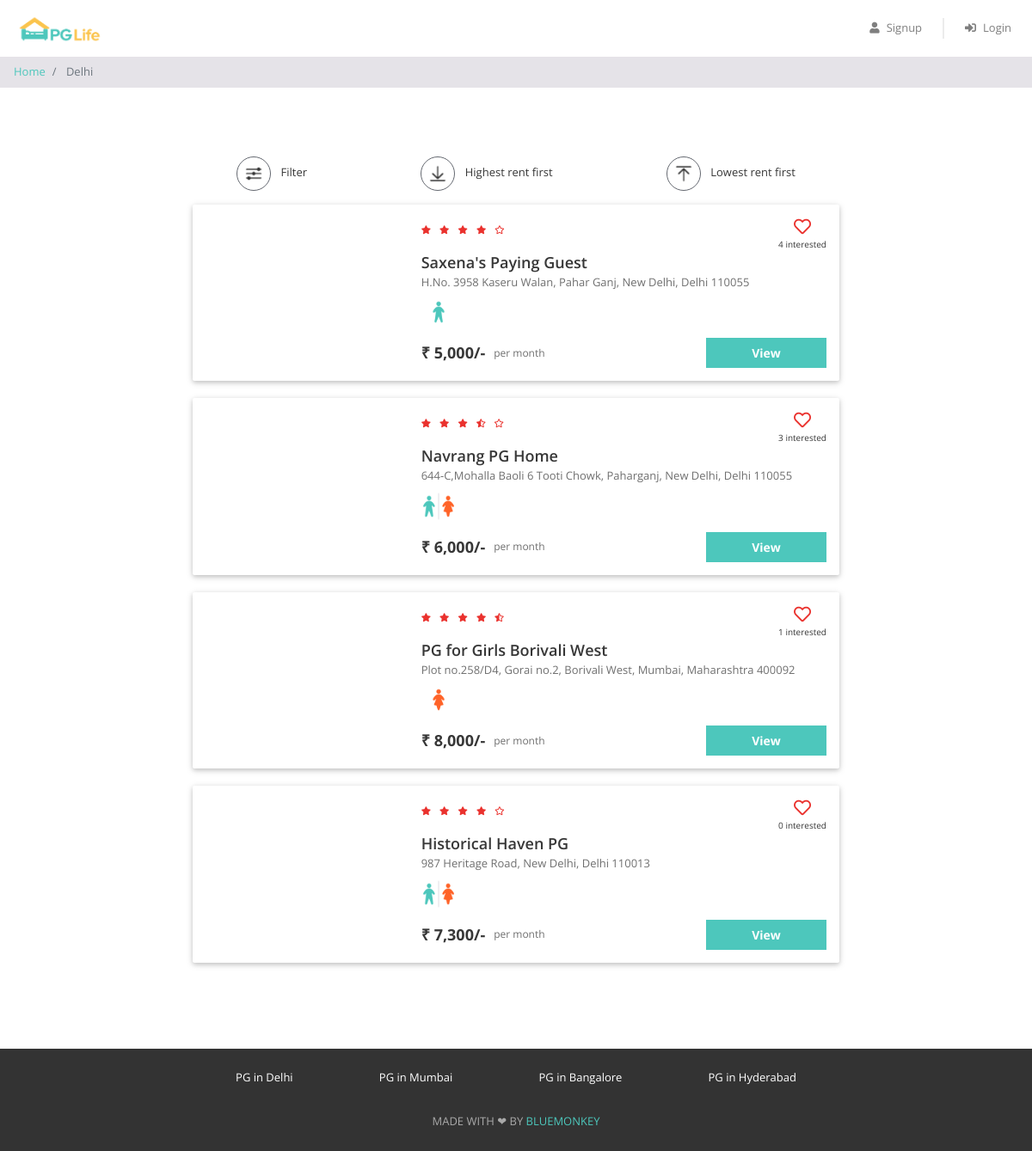
The app's page /property_list.php?city=Delhi with its own data.
### tables this page shows
CREATE TABLE `properties` (
  `id` int(11) NOT NULL,
  `city_id` int(11) NOT NULL,
  `name` varchar(100) NOT NULL,
  `address` varchar(255) NOT NULL,
  `description` longtext NOT NULL,
  `gender` enum('male','female','unisex') NOT NULL,
  `rent` int(11) NOT NULL,
  `rating_clean` float(2,1) NOT NULL,
  `rating_food` float(2,1) NOT NULL,
  `rating_safety` float(2,1) NOT NULL
);

### property_list.php (the view, shortened to what this page needs)
<?php
require "includes/database_connect.php";
$city_name = $_GET["city"];
$sql_1 = "SELECT * FROM cities WHERE name = '$city_name'";
$result_1 = mysqli_query($conn, $sql_1);
$city = mysqli_fetch_assoc($result_1);
$city_id = $city['id'];
$sql_2 = "SELECT * FROM properties WHERE city_id = $city_id";
$result_2 = mysqli_query($conn, $sql_2);
$properties = mysqli_fetch_all($result_2, MYSQLI_ASSOC);
$sql_3 = "SELECT *
            FROM interested_users_properties iup
            INNER JOIN properties p ON iup.property_id = p.id
            WHERE p.city_id = $city_id";
$result_3 = mysqli_query($conn, $sql_3);
$interested_users_properties = mysqli_fetch_all($result_3, MYSQLI_ASSOC);
?>
<!DOCTYPE html>
<html lang="en">
<head>
    <?php
    include "includes/head_links.php";
    ?>
    <link href="css/property_list.css" rel="stylesheet" />
</head>
<body>
    <?php
    include "includes/header.php";
    ?>
    <nav aria-label="breadcrumb">
        <ol class="breadcrumb py-2">
            <li class="breadcrumb-item">
                <a href="index.php">Home</a>
            </li>
            <li class="breadcrumb-item active" aria-current="page">
                <?php echo $city_name; ?>
            </li>
        </ol>
    </nav>
    <div class="page-container">
        <div class="filter-bar row justify-content-around">
            <div class="col-auto" data-toggle="modal" data-target="#filter-modal">
                <img src="img/filter.png" alt="filter" />
                <span>Filter</span>
            </div>
            <div class="col-auto">
                <img src="img/desc.png" alt="sort-desc" />
                <span>Highest rent first</span>
            </div>
            <div class="col-auto">
                <img src="img/asc.png" alt="sort-asc" />
                <span>Lowest rent first</span>
            </div>
        </div>
        <?php
        foreach ($properties as $property) {
        ?>
            <div class="property-card property-id-<?= $property['id'] ?> row">
                <div class="image-container col-md-4">
                </div>
                <div class="content-container col-md-8">
                    <div class="row no-gutters justify-content-between">
                        <?php
                        $total_rating = ($property['rating_clean'] + $property['rating_food'] + $property['rating_safety']) / 3;
                        $total_rating = round($total_rating, 1);
                        ?>
                        <div class="star-container" title="<?= $total_rating ?>">
                            <?php
                            $rating = $total_rating;
                            for ($i = 0; $i < 5; $i++) {
                                if ($rating >= $i + 0.8) {
                            ?>
                                    <i class="fas fa-star"></i>
                                <?php
                                } elseif ($rating >= $i + 0.3) {
                                ?>
                                    <i class="fas fa-star-half-alt"></i>
                                <?php
                                } else {
                                ?>
                                    <i class="far fa-star"></i>
                            <?php
                                }
                            }
                            ?>
                        </div>
                        <div class="interested-container">
                            <?php
                            $interested_users_count = 0;
                            $is_interested = false;
                            foreach ($interested_users_properties as $interested_user_property) {
                                if ($interested_user_property['property_id'] == $property['id']) {
                                    $interested_users_count++;
                                }
                            }
                            if ($is_interested) {
                            ?>
                                <i class="is-interested-image fas fa-heart" property_id="<?= $property['id'] ?>"></i>
                            <?php
                            } else {
                            ?>
                                <i class="is-interested-image far fa-heart" property_id="<?= $property['id'] ?>"></i>
                            <?php
                            }
                            ?>
                            <div class="interested-text">
                                <span class="interested-user-count"><?= $interested_users_count ?></span> interested
                            </div>
                        </div>
                    </div>
                    <div class="detail-container">
                        <div class="property-name"><?= $property['name'] ?></div>
                        <div class="property-address"><?= $property['address'] ?></div>
                        <div class="property-gender">
                            <?php
                            if ($property['gender'] == "male") {
                            ?>
                                <img src="img/male.png" />
                            <?php
                            } elseif ($property['gender'] == "female") {
                            ?>
                                <img src="img/female.png" />
                            <?php
                            } else {
                            ?>
                                <img src="img/unisex.png" />
                            <?php
                            }
                            ?>
                        </div>
                    </div>
                    <div class="row no-gutters">
                        <div class="rent-container col-6">
                            <div class="rent">₹ <?= number_format($property['rent']) ?>/-</div>
                            <div class="rent-unit">per month</div>
                        </div>
                        <div class="button-container col-6">
                            <a href="property_detail.php?property_id=<?= $property['id'] ?>" class="btn btn-primary">View</a>
                        </div>
                    </div>
                </div>
            </div>
        <?php
        }
        ?>
    </div>
    <?php
    include "includes/footer.php";
    ?>
</body>
</html>

### css/common.css (style rules this page uses)
* { box-sizing: border-box; font-family: 'Open Sans', sans-serif; }
body { color: #373737; font-size: 16px; position: relative; }
.btn-primary, .btn-warning, .btn-danger { color: white; font-weight: bold; }
.breadcrumb { background-color: #e5e3e8; font-size: 13px; border-radius: 0px; margin-bottom: 0px; }
.page-container { max-width: 800px; padding: 80px 24px; margin: auto; }

### css/property_list.css (style rules this page uses)
.filter-bar > div { cursor: pointer; font-size: 13px; text-align: center; margin-bottom: 16px; }
.filter-bar img { width: 40px; height: 40px; border-radius: 40px; border: 1px solid #646870; padding: 6px; margin-right: 8px; }
.property-card { background-color: #ffffff; border-radius: 2px; padding: 15px 0px; margin: 0px auto 20px; box-shadow: 0 2px 5px 0 rgba(0, 0, 0, 0.16), 0 2px 10px 0 rgba(0, 0, 0, 0.12); }
.image-container { text-align: center; }
.star-container i { color: #EA322E; font-size: 10px; margin-right: 6px; }
.interested-container { text-align: center; }
.interested-container i { color: #EA322E; font-size: 20px; cursor: pointer; }
.interested-text { font-size: 10px; }
.detail-container { padding-bottom: 10px; }
.property-name { font-size: 18px; font-weight: 600; }
.property-address { color: #6f6f6f; font-size: 13px; padding-bottom: 5px; }
.property-gender img { width: 40px; }
.rent-container { display: flex; align-items: center; }
.rent { font-size: 18px; font-weight: bold; padding-right: 10px; }
.rent-unit { color: #6f6f6f; font-size: 12px; }
.button-container .btn { font-size: 14px; border-radius: 0px; width: 140px; float: right; }

### records on screen
properties: interested_users_count "4", name "Saxena's Paying Guest", address "H.No. 3958 Kaseru Walan, Pahar Ganj, New Delhi, Delhi 110055", rent "5,000"
properties: interested_users_count "3", name "Navrang PG Home", address "644-C,Mohalla Baoli 6 Tooti Chowk, Paharganj, New Delhi, Delhi 110055", rent "6,000"
properties: rating_safety 4.5 (drawn), interested_users_count "1", name "PG for Girls Borivali West", address "Plot no.258/D4, Gorai no.2, Borivali West, Mumbai, Maharashtra 400092", rent "8,000"
properties: interested_users_count "0", name "Historical Haven PG", address "987 Heritage Road, New Delhi, Delhi 110013", rent "7,300"

### other values on screen
$city_name "Delhi"
